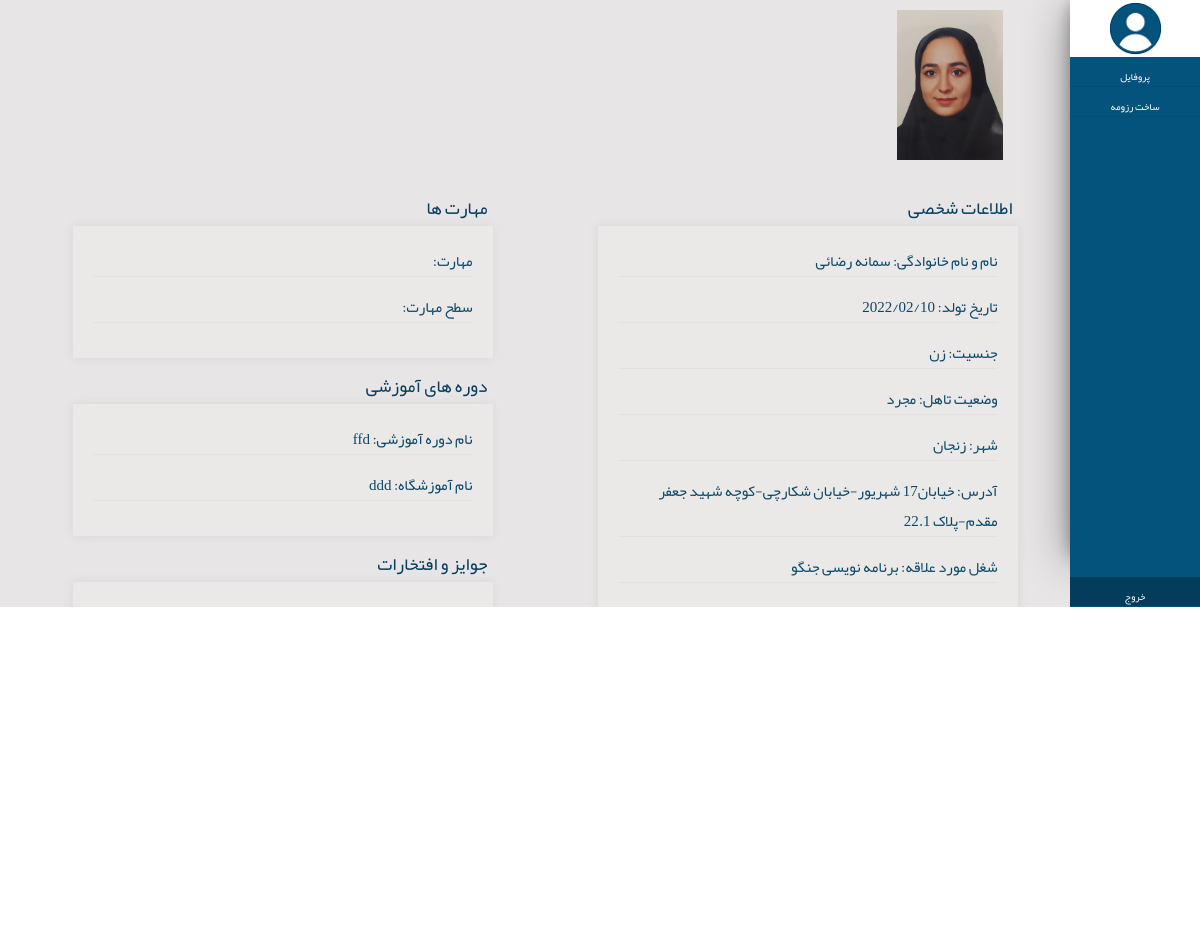
The page /accounts/resumeprofile/ (signed in) on the database as committed earlier.
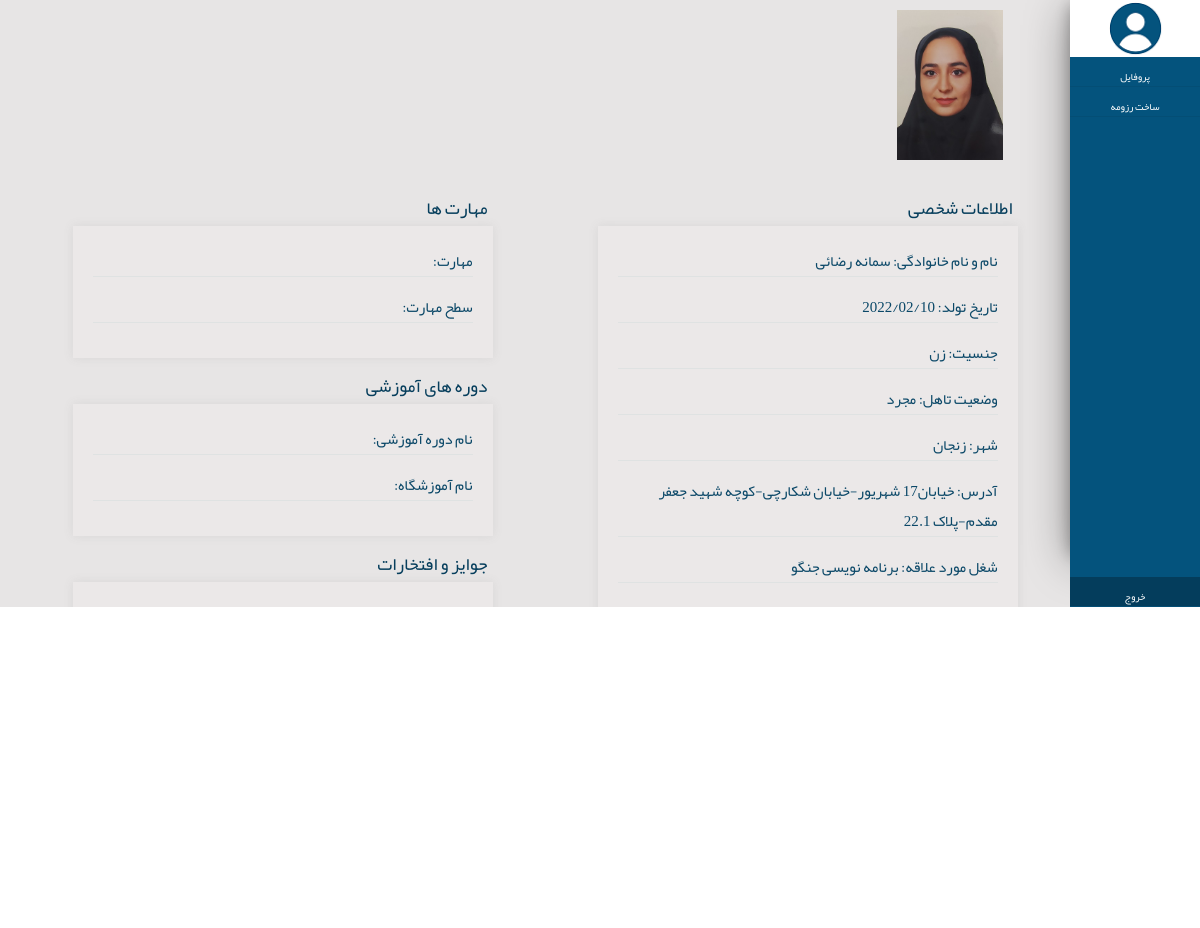
The same page on the database as committed later.
### accounts/models.py (models this page shows)
class ProfileModel(models.Model):
    class Meta:
        verbose_name="پروفایل"
        verbose_name_plural="پروفایل"
    user=models.OneToOneField(User,on_delete=CASCADE,verbose_name="کاربری",related_name="profile")
    male=1
    female=2
    status_choices=((male,"مرد"),(female,"زن"))
    gender=models.IntegerField(choices=status_choices,verbose_name="جنسیت",null=True)
    single=1
    married=2
    status_choices1=((single,"مجرد"),(married,"متاهل"))
    marital_status=models.IntegerField(choices=status_choices1,verbose_name="وضعیت تاهل",null=True,blank=False)
    city=models.CharField(max_length=100,verbose_name="شهر محل سکونت",null=True,blank=False)
    address=models.CharField(max_length=300,verbose_name="آدرس",null=True,blank=False)
    birthday=models.DateField(verbose_name="تاریخ تولد",null=True,blank=False)
    Expected_Salary=models.IntegerField(verbose_name="حقوق درخواستی",null=True,blank=False)
    intrested_job=models.CharField(max_length=100,verbose_name="شغل مورد علاقه",null=True,blank=False)
    ProfileImage=models.ImageField(upload_to='profileimages/',verbose_name="عکس")
    Associate=1
    Bachelor=2
    Master=3
    phD=4
    status_choices2=((Associate,"کاردانی"),
                    (Bachelor,"کارشناسی"),
                    (Master,"کارشناسی ارشد"),
                    (phD,"دکترا"))
    degree_level=models.IntegerField(choices=status_choices2,verbose_name="مقطع تحصیلی",null=True)
    major=models.CharField(max_length=100,verbose_name="رشته تحصیلی",null=True)
    university=models.CharField(max_length=100,verbose_name="دانشگاه",null=True)
    gpa=models.FloatField(verbose_name="معدل",null=True)
    from_year=models.DateField(verbose_name="سال شروع",null=True)
    to_year=models.DateField(verbose_name="سال پایان",null=True)
    job_title=models.CharField(max_length=100,verbose_name="عنوان شغل",null=True)
    company_name=models.CharField(max_length=100,verbose_name="نام شرکت",null=True)
    start_time=models.DateField(verbose_name="تاریخ شروع",null=True)
    end_time=models.DateField(verbose_name="تاریخ پایان",null=True)
    language=models.CharField(max_length=100,verbose_name="زبان",null=True)
    Basic=1
    preintermidiate=2
    intermidiate=3
    upperintermidiate=4
    advanced=5
    native=6
    status_choices3=((Basic,"مقدماتی"),
                    (preintermidiate,"پایین تر از متوسط"),
                    (intermidiate,"متوسط"),
                    (upperintermidiate,"بالاتر از متوسط"),
                    (advanced,"پیشرفته"),
                    (native,"زبان مادری"),
                    )
    leveloflanguage=models.IntegerField(choices=status_choices3,verbose_name="سطح مهارت",null=True)
    skillname=models.CharField(max_length=100,verbose_name="مهارت",null=True)
    Basic=1
    intermidiate=2
    advanced=3
    status_choices4=((Basic,"مقدماتی"),
                    (intermidiate,"متوسط"),
                    (advanced,"پیشرفته"))
    levelofskill=models.IntegerField(choices=status_choices4,verbose_name="سطح مهارت",null=True)
    coursesname=models.CharField(max_length=300,verbose_name="نام دوره آموزشی",null=True)
    institute=models.CharField(max_length=300,verbose_name="نام آموزشگاه",null=True)
    award_title=models.CharField(max_length=300,verbose_name="عنوان",null=True)
    dateofaward=models.DateField(verbose_name="سال",null=True)
    project_title=models.CharField(max_length=300,verbose_name="عنوان",null=True)
    dateofproject=models.DateField(verbose_name="سال",null=True)
    article_title=models.CharField(max_length=500,verbose_name="عنوان",null=True)
    dateofarticle=models.DateField(verbose_name="سال",null=True)

### accounts/views.py (the view)
# urls.py: path('resumeprofile/',views.resumeprofileview),
@login_required
def resumeprofileview(request):
    resumeprofile=request.user.profile
    context={
        "resumeprofile":resumeprofile
    }
    return render(request,"accounts/resumeprofile.html",context)

### accounts/templates/accounts/resumeprofile.html (shortened to what this page needs)
{%load static%}
<!DOCTYPE html>
<html lang="en">
<head>
    <link rel="stylesheet" href="{%static 'css/styless.css'%}">
</head>
<body>
    <body dir="rtl">
        <div class="container bodyy">
            <div class="main_container">
                <div class="nav-md">
                    <div class="shadoww">
                        <div class="navbar nav_title">
                            <img src="{% static 'images/profile.jpg'%}" alt="...">
                        </div>
                        <div class="sidebarmenu">
                            <div >
                               <div class="side-menu sidbarmenu-contain"><a href="/accounts/profile"  style="text-decoration: none;color:white;">پروفایل</a></div>
                               <div class="side-menu sidbarmenu-contain"><a href="#" style="text-decoration: none;color:white;">ساخت رزومه</a></div>
                               <div class="side-menu sidbarmenu-contain sidebar-bottom"><a href="/accounts/logout" style="text-decoration: none;color:white;">خروج</a></div>
                            </div>
                        </div>
                    </div>
                </div>
            <div class="boxxrtl"  style="min-height: 607px;">
                    <div class="imgbox">
                        <img src="{{ resumeprofile.ProfileImage.url }}" style="width: 100%;align-items: right;">
                    </div>
                    <div  style="width: 40%;float: right;height: 420px ; margin-left: 5%; margin-right: 5%;" >
                        <p class="resumesectiontitle">اطلاعات شخصی</p>
                        <div class="formresume">
                            <p class="profil">نام و نام خانوادگی:&nbsp;{{ resumeprofile.user.get_full_name |default:""}}</p>
                            <p class="profil">تاریخ تولد:&nbsp;{{ resumeprofile.birthday|date:'Y/m/d' }}</p>
                            <p class="profil">جنسیت:&nbsp;{{ resumeprofile.get_gender_display |default:""}}</p>
                            <p class="profil">وضعیت تاهل:&nbsp;{{ resumeprofile.get_marital_status_display|default:"" }}</p>
                            <p class="profil"> شهر:&nbsp;{{ resumeprofile.city |default:""}}</p>
                            <p class="profil">آدرس:&nbsp;{{ resumeprofile.address|default:"" }}</p>
                            <p class="profil">شغل مورد علاقه:&nbsp;{{ resumeprofile.intrested_job |default:""}}</p>
                        </div>
                    </div>
                    <div style="width: 40%; float: right;height: 420px ; margin-left: 5%; margin-right: 5%;" >
                        <p class="resumesectiontitle">مهارت ها</p>
                        <div class="formresume" >
                            <p class="profil">مهارت:&nbsp;{{ resumeprofile.skillname|default:""  }}</p>
                            <p class="profil">سطح مهارت:&nbsp;{{ resumeprofile.get_levelofskill_display|default:"" }}</p>
                        </div>
                        <p class="resumesectiontitle">دوره های آموزشی</p>
                        <div class="formresume">
                            <p class="profil">نام دوره آموزشی:&nbsp;{{ resumeprofile.coursesname|default:"" }}</p>
                            <p class="profil">نام آموزشگاه:&nbsp;{{ resumeprofile.institute|default:"" }}</p>
                        </div>
                        <p class="resumesectiontitle">جوایز و افتخارات</p>
                        <div class="formresume">
                        <p class="profil">عنوان:&nbsp;{{ resumeprofile.award_title |default:""}}</p>
                        </div>
                    </div>
            </div>
        </div>
</body>
</html>

### static/css/styless.css (style rules this page uses)
* { margin: 0px; padding: 0px; border: 0px; }
body { font-family: Yekan,IranianSans,Bnazanin; font-size: 10px; }
.container { width: 100%; margin: 0 auto; background:rgba(255, 255, 255); height: 900px; }
.navbar { position: relative; min-height: 50px; margin-bottom: 0px; border: 1px solid transparent; }
.nav-md { min-height: 100%; width: 130px; padding: 0px; position: absolute; display: -ms-flexbox; display: flex; z-index: 1; }
.nav_title { width: 130px; float: left; background: #ffffff; border-radius: 0; height: 57px; }
.sidebarmenu { background-color: rgb(4, 83, 125); padding: 0px; width: 130px; float: left; height: 550px; }
.sidbarmenu-contain { border-bottom: 1px solid rgb(4, 78, 117); text-align: center; }
.side-menu { width: 130px; height: 30px; padding: 10px; text-align: center; }
.sidebar-bottom { margin-top: 460px; width: 130px; background: rgb(4, 61, 92); }
.boxxrtl { padding: 0; margin-right: 130px; padding-top: 10px; padding-left: 20px; text-align: center; background-color: rgb(231, 229, 229); overflow-y: scroll; }
.shadoww { width: 130px; height: 550px; box-shadow: 0 10px 45px 0 rgb(0 0 0 / 40%), 0 5px 15px 0 rgb(0 0 0 / 29%); }
img { width: 100%; height: 100%; object-fit: contain; }
.profil { font-size: 15px; text-align: right; padding-right: 0px; margin-bottom: 15px; color: rgb(11 72 104); border-bottom:1px solid rgb(223, 226, 226); }
.imgbox { width: 200px; height: 150px; padding-right: 40px; margin-bottom: 20px; }
.formresume { background: rgba(247, 241, 241, 0.233); box-shadow: 0 0px 10px rgb(95 95 95 / 10%); padding: 20px; }
.resumesectiontitle { font-size: 18px; text-align: right; padding-right: 5px; margin-top: 10px; color: rgb(6, 62, 92) }

Rows that differ between the two databases and show on the page:
changed ProfileModel "زن": coursesname "ffd" → (not shown); institute "ddd" → (not shown)
